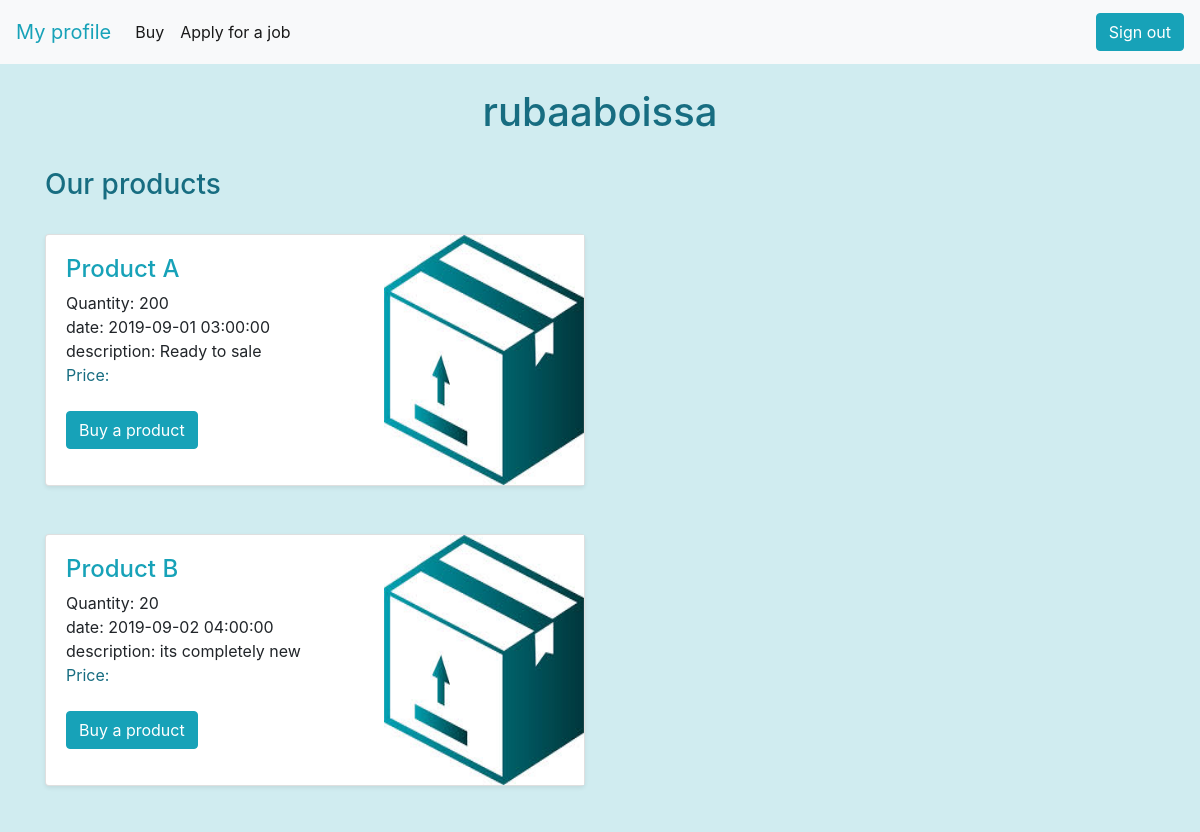
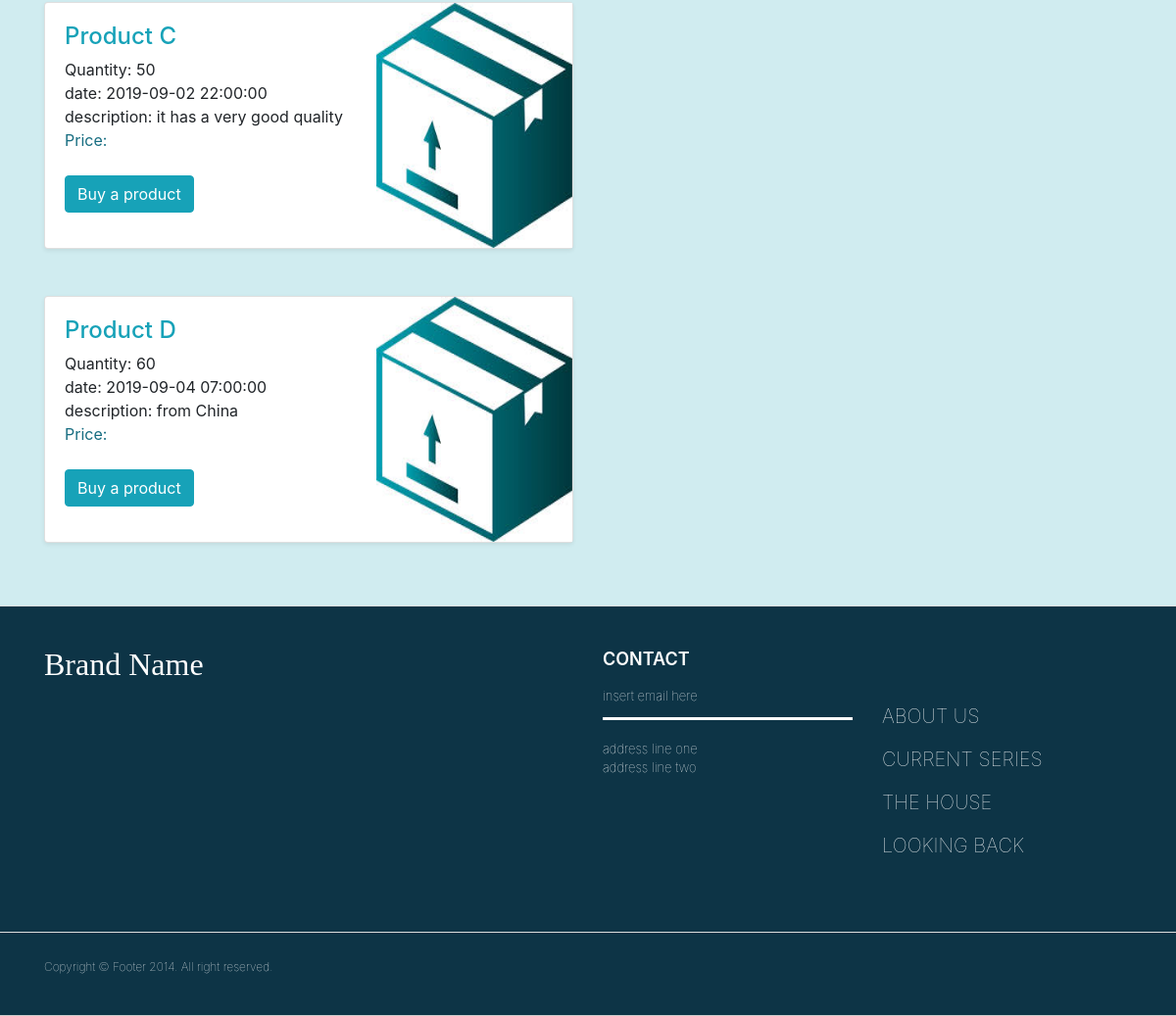
Page /landingpage.php (signed in) on the committed database (2 pictures, top to bottom).
### tables this page shows
CREATE TABLE `users` (
  `user_id` int(12) NOT NULL,
  `fullname` varchar(200) NOT NULL,
  `date_of_birth` date NOT NULL,
  `email` varchar(200) NOT NULL,
  `password` varchar(200) NOT NULL,
  `telefon` varchar(200) NOT NULL,
  `address` varchar(200) NOT NULL,
  `gender` enum('f','m') NOT NULL,
  `status` enum('Married','single') NOT NULL,
  `children` varchar(200) NOT NULL,
  `nationality` varchar(200) NOT NULL,
  `education` varchar(200) NOT NULL,
  `date_of_start` timestamp NOT NULL DEFAULT current_timestamp() ON UPDATE current_timestamp(),
  `role` varchar(200) NOT NULL
);

CREATE TABLE `products` (
  `product_id` int(11) NOT NULL,
  `product_name` varchar(200) NOT NULL,
  `product_quantity` int(200) NOT NULL,
  `product_date` timestamp NOT NULL DEFAULT current_timestamp(),
  `product_description` varchar(500) NOT NULL,
  `product_price` varchar(200) NOT NULL
);

### landingpage.php (the view, shortened to what this page needs)
<?php
require 'db.php';
   if(isset($_SESSION['director'])){
      header('Location: directorpage.php');
      $var = $_SESSION['director'];
  } else if (isset($_SESSION['eng'])){
       header('Location: engpage.php');
       $var = $_SESSION['eng'];
  }else if (isset($_SESSION['dealer'])){
        header('Location: dealerpage.php');
        $var = $_SESSION['dealer'];
}else if (isset($_SESSION['acc'])){
    header('Location: accPage.php');
    $var = $_SESSION['acc'];
} else {
   $var = $_SESSION['user'];
  }
   ?>
   <html>
   <head>
<?php require 'header.php'; ?>
   </head>
   <body class="body">
<?php require 'nav.php'; ?><br>
<?php
$sql ="SELECT fullname FROM users WHERE user_id=".$var;
$result = mysqli_query($conn,$sql);
  $userRow=mysqli_fetch_array($result, MYSQLI_ASSOC);
  ?>
  <h1 class="h1"><?php echo $userRow['fullname']; ?></h1>
<br>
<div class="container">
    <form action="action/buy.php" method="get">
        <h3 style=" color: #176d81" class="text-left ">Our products</h3>
        <br>
    <?php
        $sql ="SELECT * FROM products";
        $result=mysqli_query($conn,$sql);
        if($result->num_rows > 0) {
            while($row = $result->fetch_assoc()){ ?>
    <div class="row">
        <div class="col-sm-6">
            <div class="card flex-md-row mb-4 shadow-sm h-md-250">
                <div class="card-body flex-column align-items-start">
                    <h4 class="d-inline-block mb-2 text-info" style="color: #0d3446"><?php echo $row['product_name'];?></h4><br>
                    <span class="card-text">Quantity: </span> <?php echo $row['product_quantity']; ?><br>
                    <span class="card-text">date: </span><?php echo  $row['product_date']; ?><br>
                    <span class="card-text">description: </span><?php echo $row['product_description']; ?><br>
                    <span class="card-text" style=" color: #176d81" type="text">Price:  </span><?php echo $row['product_price']; ?><br>
                <br>
                    <a href='buy.php'><button type='button' class='btn btn-info'>Buy a product</button></a>
                </div>
            <img class="card-img-right flex-auto d-none d-lg-block" alt="Thumbnail [200x250]" src="img/product.jpg" style="width: 200px; height: 250px;">
            </div>
                <br>
        </div>
    </div>
<?php
}
}
?>
    </form>
</div>
<?php require 'footer.php'; ?>
</body>
   </html>

### landingpage.php (style rules this page uses)
.body { background-color: #d0ecf0 }
.h1 { color: #176d81; text-align: center; }

### rows in the picture
users: fullname "rubaaboissa"
products: product_name "Product A", product_quantity "200", product_date "2019-09-01 03:00:00", product_description "Ready to sale"
products: product_name "Product B", product_quantity "20", product_date "2019-09-02 04:00:00", product_description "its completely new"
products: product_name "Product C", product_quantity "50", product_date "2019-09-02 22:00:00", product_description "it has a very good quality"
products: product_name "Product D", product_quantity "60", product_date "2019-09-04 07:00:00", product_description "from China"
